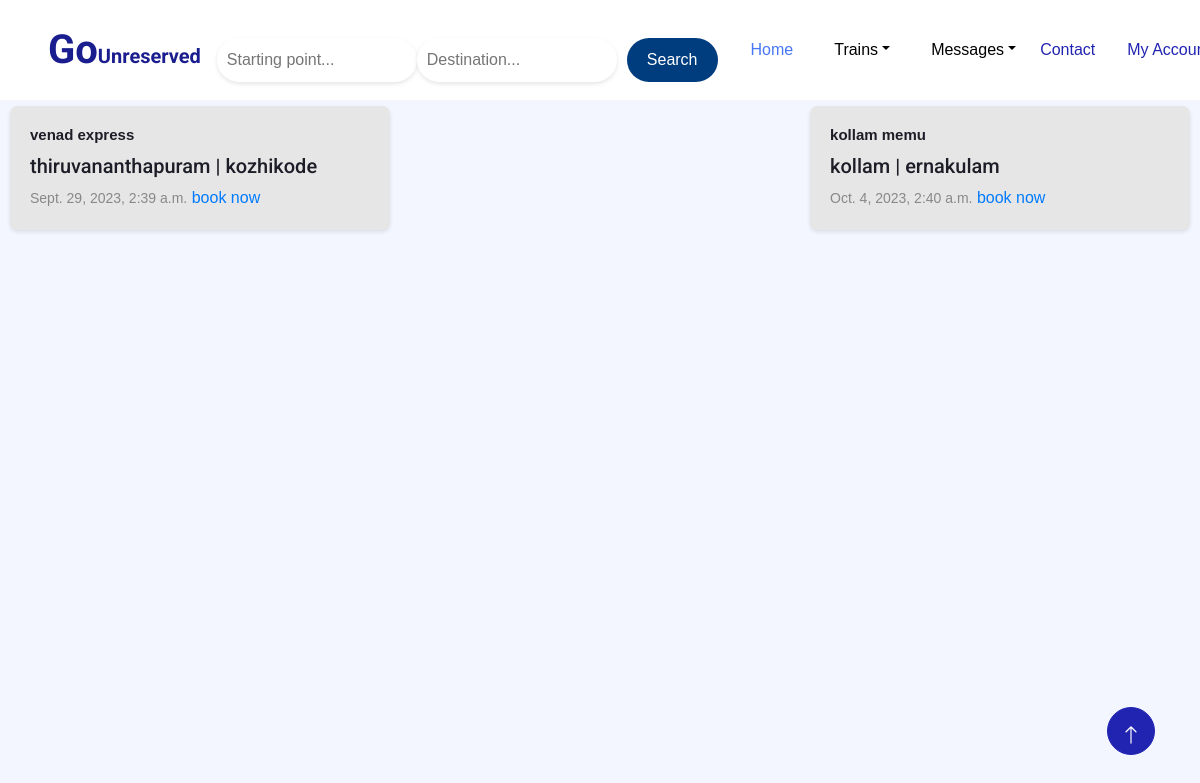
Page /userhome (signed in) on the earlier database version.
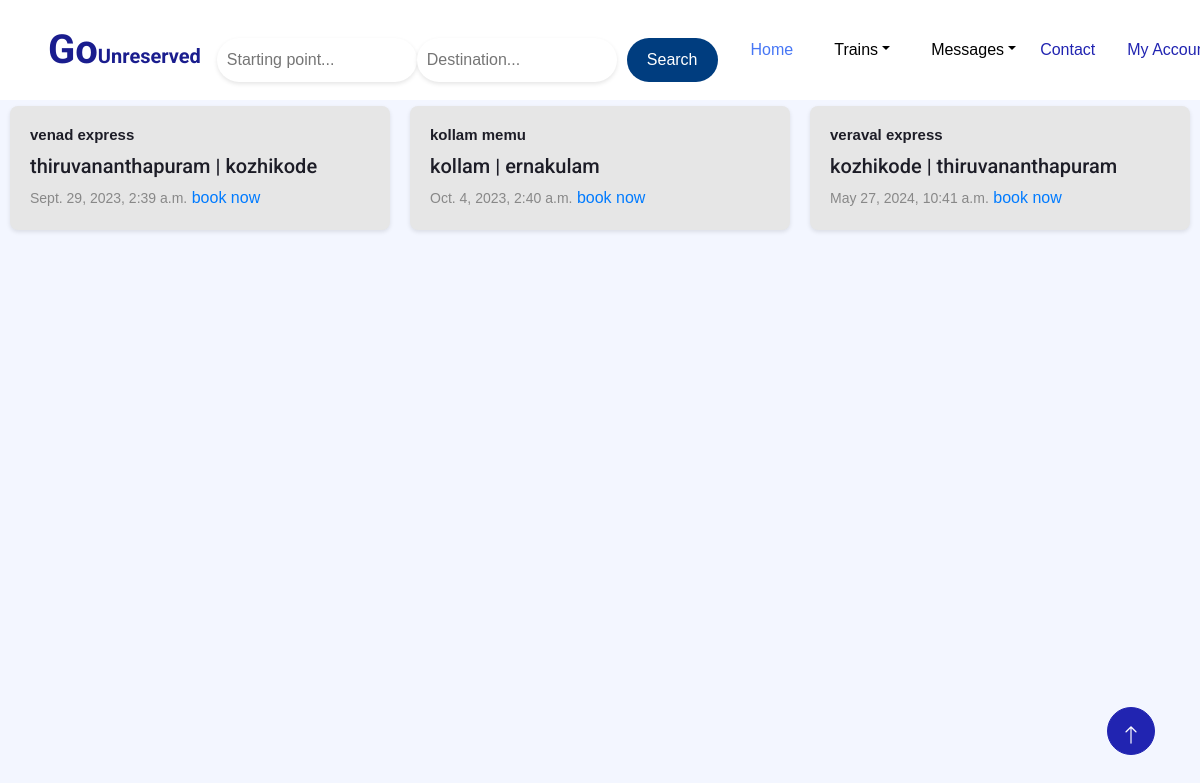
Same page on the later database version.
### RailApp/models.py (models this page shows, shortened)
class Ticket(models.Model):
    train = models.ForeignKey(Train, on_delete=models.CASCADE)
    starting_station = models.ForeignKey(Station, related_name='starting_station', on_delete=models.CASCADE)
    destination_station = models.ForeignKey(Station, related_name='destination_station', on_delete=models.CASCADE)
    amount = models.DecimalField(max_digits=8, decimal_places=2)
    train_time = models.DateTimeField(auto_now=False)
    ticket_name = models.CharField(max_length=100)

class Train(models.Model):
    name = models.CharField(max_length=100)
    start=models.CharField(max_length=100)
    dest=models.CharField(max_length=100)
    def __str__(self):
        return self.name

class Station(models.Model):
    name = models.CharField(max_length=100)
    def __str__(self):
        return self.name

### RailApp/views.py (the view)
# urls.py: path('userhome',views.userhome,name='userhome'),
def userhome(request):
    trains = Ticket.objects.all()
    messages=Complaint.objects.filter(user__name=request.session['user'])
    search_in = request.GET.get('q')
    search = request.GET.get('h')
    if search_in:
        trains = Ticket.objects.filter(destination_station__name__icontains=search,starting_station__name__icontains=search_in)
    context = {
        'trains':trains,
        'messages':messages,
    }
    return render(request,'userpage.html',context)

### RailApp/templates/userpage.html (shortened to what this page needs)
{% extends "base.html" %}
{% block start %}
<div class="card-container" >
  {% for trains in trains %}
  <div class="small-card">
    <div class="small-card-content">
      <h2 class="small-card-title">{{ trains.train }}</h2>
      <h5>{{ trains.starting_station }} | {{ trains.destination_station.name }}</h5>
      <small>{{ trains.price }}</small>      <small>{{ trains.train_time }}</small>
      <a href="{% url 'book_train' trains.id %}" class="small-card-link">book now </a>
    </div>
  </div>
  {% endfor %}
</div>
{% endblock %}

Differences in the rows shown:
added Ticket: train "veraval express", starting_station "kozhikode", destination_station.name "thiruvananthapuram", train_time "May 27, 2024, 10:41 a.m."
